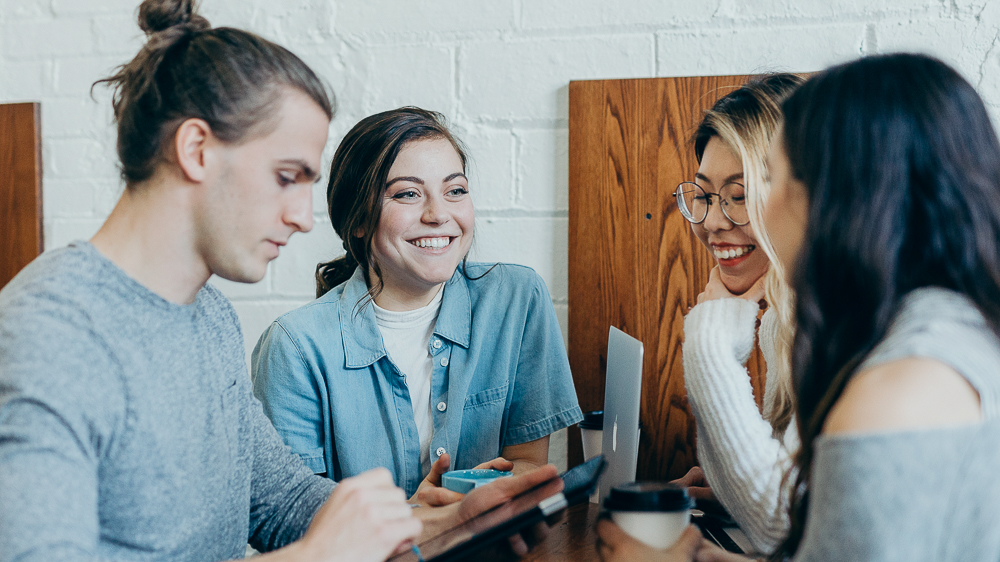
#> input picture Images/brooke-cagle--uHVRvDr7pg-unsplash.jpg, 1000 x 562 px
$ python Face.py
#> lines starting #> are read from the running program, lines starting #| are printed output that depends on the picture; after the words box and inside, x2 and y2 are one past the last pixel; in counts of white or black regions, pixels touching at a corner belong together
import cv2

# trained Dataset
trainedDataset = cv2.CascadeClassifier("haarcascade_frontalface_default.xml")

#image Read
img=cv2.imread("Images/brooke-cagle--uHVRvDr7pg-unsplash.jpg")
#> img is the input picture: shape (562, 1000, 3); mean B, G, R 138.6, 138.1, 131.2
# gray Scale
gray=cv2.cvtColor(img,cv2.COLOR_BGRA2GRAY)
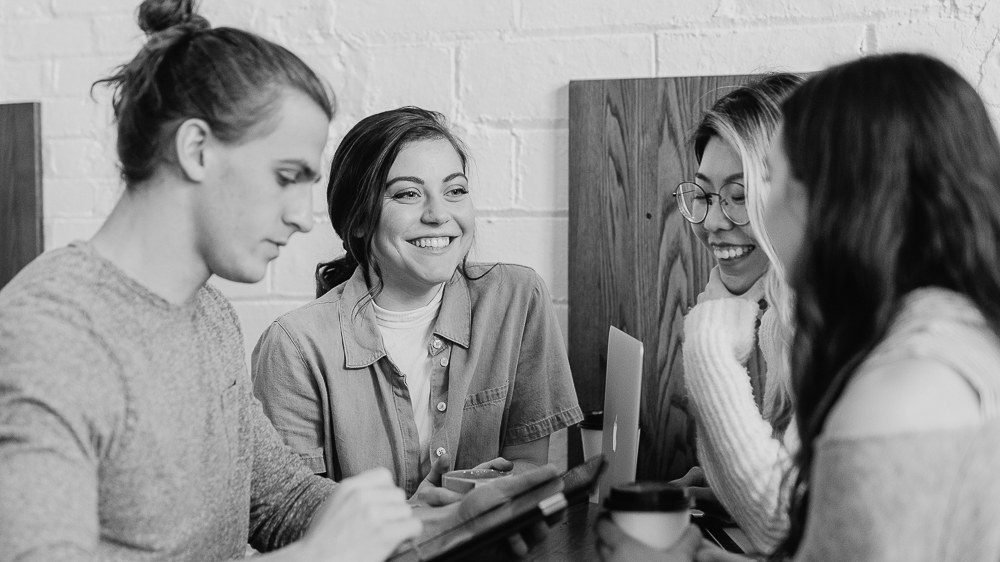
#> gray: shape (562, 1000); min 1, max 237, mean 136.1
faces =trainedDataset.detectMultiScale(gray)
#> faces = [[371, 142, 125, 125]]
print(faces)
#| [[371 142 125 125]]
for x,y,w,h,in faces:
    cv2.rectangle(img,(x,y),(x+w,y+h),(255,0,0),2)
#> this loop made 1 pass
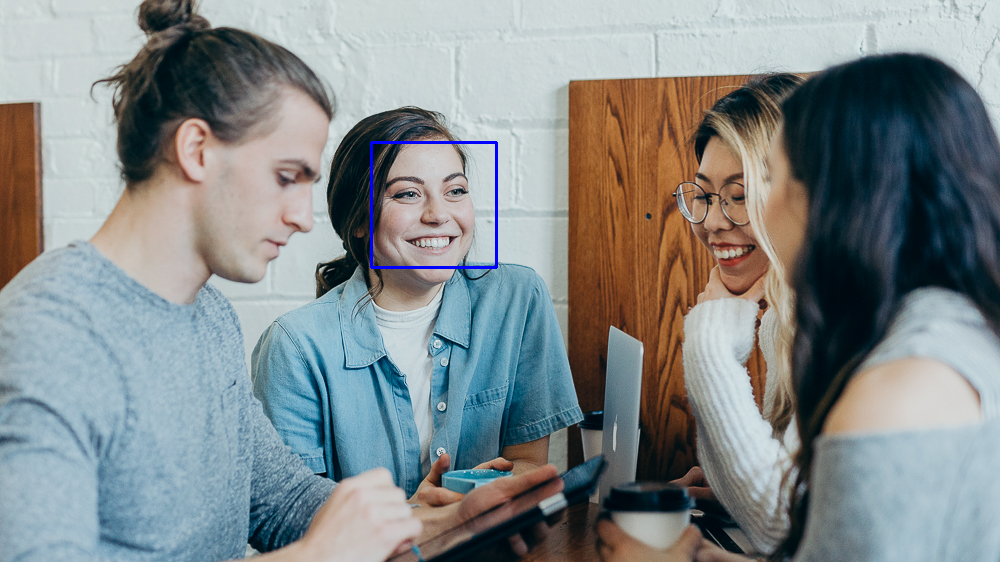
#> img: shape (562, 1000, 3); 0.27% of pixels changed, all inside (x1, y1, x2, y2) = (370, 141, 498, 269)
cv2.imshow("mark",img)

#cv2.imshow("gray",gray)
cv2.waitKey()

$ run again, with Images/ian-dooley-d1UPkiFd04A-unsplash.jpg copied over Images/brooke-cagle--uHVRvDr7pg-unsplash.jpg
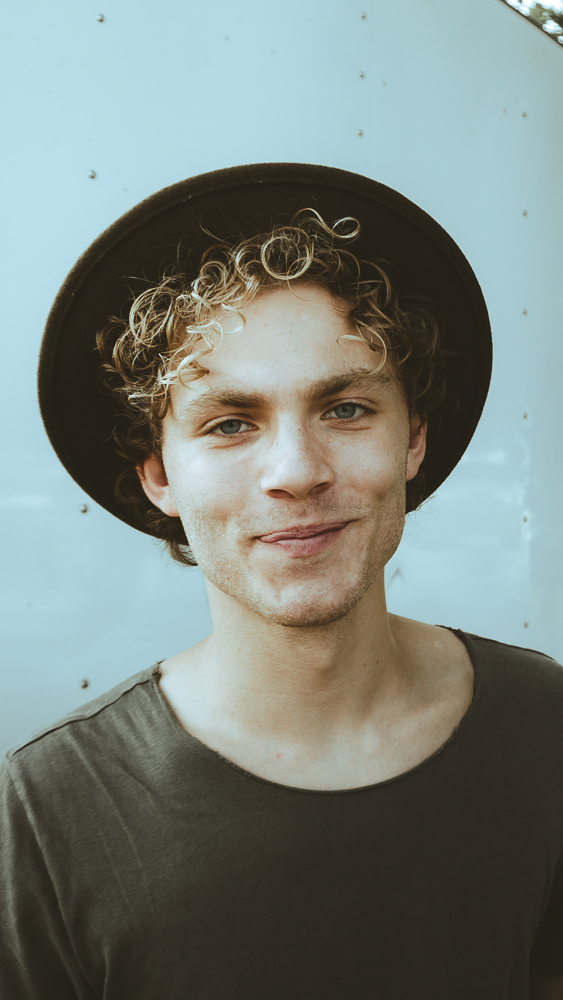
#> input picture Images/ian-dooley-d1UPkiFd04A-unsplash.jpg, 563 x 1000 px
#> img is the input picture: shape (1000, 563, 3); mean B, G, R 124.3, 130.1, 121.2
#> `gray=cv2.cvtColor(img,cv2.COLOR_BGRA2GRAY)`:
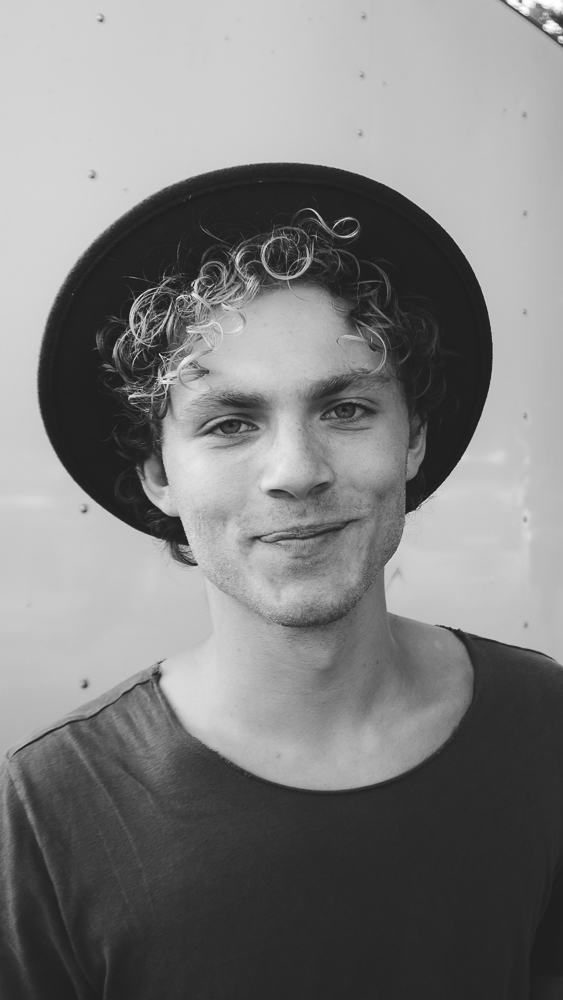
#> gray: shape (1000, 563); min 21, max 255, mean 126.8
#> faces = [[130, 293, 317, 317]]
#| [[130 293 317 317]]
#> the loop `for x,y,w,h,in faces:` made 1 pass
#> after the loop `for x,y,w,h,in faces:`:
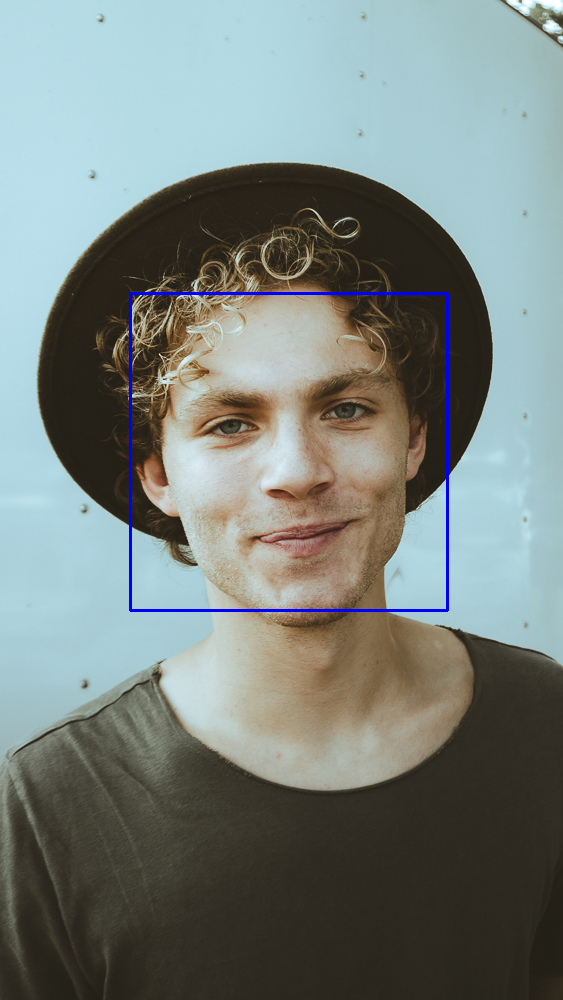
#> img: shape (1000, 563, 3); 0.67% of pixels changed, all inside (x1, y1, x2, y2) = (129, 292, 449, 612)
